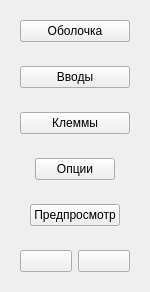
        <widget class="QWidget" name="leftMenu" native="true">
         <property name="sizePolicy">
          <sizepolicy hsizetype="Minimum" vsizetype="Minimum">
           <horstretch>0</horstretch>
           <verstretch>0</verstretch>
          </sizepolicy>
         </property>
         <property name="maximumSize">
          <size>
           <width>150</width>
           <height>1000</height>
          </size>
         </property>
         <layout class="QVBoxLayout" name="verticalLayout_8">
          <item>
           <widget class="QWidget" name="shellWidget_leftMenu" native="true">
            <property name="styleSheet">
             <string notr="true"/>
            </property>
            <layout class="QVBoxLayout" name="VL_shellWidget_leftMenu">
             <item>
              <widget class="QPushButton" name="shellButton_leftMenu">
               <property name="sizePolicy">
                <sizepolicy hsizetype="Minimum" vsizetype="Fixed">
                 <horstretch>0</horstretch>
                 <verstretch>0</verstretch>
                </sizepolicy>
               </property>
               <property name="styleSheet">
                <string notr="true"/>
               </property>
               <property name="text">
                <string>Оболочка</string>
               </property>
              </widget>
             </item>
            </layout>
           </widget>
          </item>
          <item>
           <widget class="QWidget" name="inputsWidget_leftMenu" native="true">
            <layout class="QVBoxLayout" name="VL_inputsWidget_leftMenu">
             <item>
              <widget class="QPushButton" name="inputsButton_leftMenu">
               <property name="text">
                <string>Вводы</string>
               </property>
              </widget>
             </item>
            </layout>
           </widget>
          </item>
          <item>
           <widget class="QWidget" name="terminalWidge_leftMenu" native="true">
            <layout class="QVBoxLayout" name="VL_terminalWidge_leftMenu">
             <item>
              <widget class="QPushButton" name="terminalButton_leftMenu">
               <property name="text">
                <string>Клеммы</string>
               </property>
              </widget>
             </item>
            </layout>
           </widget>
          </item>
          <item>
           <widget class="QWidget" name="optionsWidget_leftMenu" native="true">
            <layout class="QVBoxLayout" name="VL_optionsWidget_leftMenu">
             <item alignment="Qt::AlignHCenter|Qt::AlignVCenter">
              <widget class="QPushButton" name="optionsButton_leftMenu">
               <property name="text">
                <string>Опции</string>
               </property>
              </widget>
             </item>
            </layout>
           </widget>
          </item>
          <item>
           <widget class="QWidget" name="previewWidget_leftMenu" native="true">
            <layout class="QVBoxLayout" name="VL_previewWidget_leftMenu">
             <item alignment="Qt::AlignHCenter|Qt::AlignVCenter">
              <widget class="QPushButton" name="previewButton_leftMenu">
               <property name="text">
                <string>Предпросмотр</string>
               </property>
              </widget>
             </item>
            </layout>
           </widget>
          </item>
          <item>
           <widget class="QWidget" name="homehelpexitWidget" native="true">
            <layout class="QHBoxLayout" name="HL_homehelpWidget_leftMenu">
             <item>
              <widget class="QPushButton" name="welcomewindowButton">
               <property name="text">
                <string/>
               </property>
               <property name="icon">
                <iconset>
                 <normaloff>:/icons/Icons/home_focus.png</normaloff>:/icons/Icons/home_focus.png</iconset>
               </property>
               <property name="iconSize">
                <size>
                 <width>30</width>
                 <height>30</height>
                </size>
               </property>
               <property name="shortcut">
                <string notr="true"/>
               </property>
              </widget>
             </item>
             <item>
              <widget class="QPushButton" name="helpwindowButton">
               <property name="text">
                <string/>
               </property>
               <property name="icon">
                <iconset>
                 <normaloff>:/icons/Icons/help-circle_focus.png</normaloff>:/icons/Icons/help-circle_focus.png</iconset>
               </property>
               <property name="iconSize">
                <size>
                 <width>30</width>
                 <height>30</height>
                </size>
               </property>
              </widget>
             </item>
            </layout>
           </widget>
          </item>
         </layout>
        </widget>
